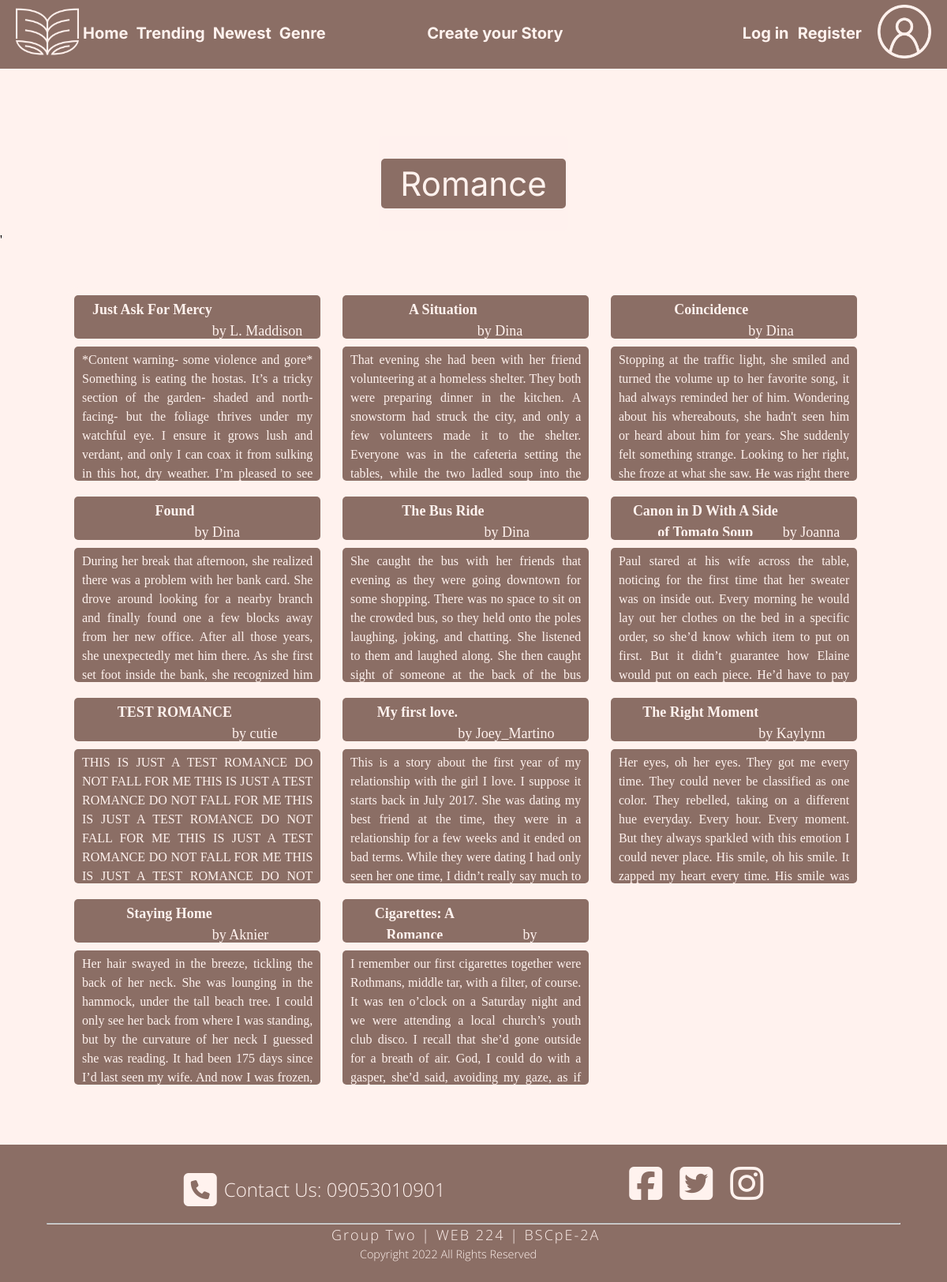
The app's page /files/allstories.php?category=romance with its own data.
### tables this page shows
CREATE TABLE `stories` (
  `#` int(11) NOT NULL,
  `author` int(11) NOT NULL,
  `title` text NOT NULL,
  `story` longtext NOT NULL,
  `synopsis` text NOT NULL,
  `genre` text NOT NULL,
  `isHead` tinyint(1) NOT NULL,
  `isPublished` tinyint(1) NOT NULL,
  `prevNode` int(11) NOT NULL,
  `linkNode` longtext NOT NULL DEFAULT '{}',
  `datePublished` timestamp NOT NULL DEFAULT current_timestamp(),
  `upvote` int(11) NOT NULL DEFAULT 0,
  `downvote` int(11) NOT NULL DEFAULT 0
);

CREATE TABLE `users` (
  `id` int(11) NOT NULL,
  `first_name` text NOT NULL,
  `last_name` text NOT NULL,
  `user` text NOT NULL,
  `password` text NOT NULL,
  `sha256` text NOT NULL,
  `email` text NOT NULL,
  `date_created` timestamp NOT NULL DEFAULT current_timestamp(),
  `birthdate` date NOT NULL,
  `phone` text NOT NULL,
  `continyouation` longtext NOT NULL,
  `stories` longtext NOT NULL,
  `drafts` text NOT NULL DEFAULT '{}',
  `followedStories` text NOT NULL DEFAULT '{}',
  `likedStories` text NOT NULL DEFAULT '{}',
  `lastViewedStory` int(11) NOT NULL DEFAULT 0,
  `upvotes` text NOT NULL DEFAULT '{}',
  `downvotes` text NOT NULL DEFAULT '{}',
  `lastViewedGenre` text NOT NULL DEFAULT '{}'
);

### files/db.php (called while the page is built, shortened)
<?php
	class DB {
		private $conn;
		function __construct(){
			$servername = "127.0.0.1";
			$username = "root";
			$password = "";
			$dbname = "continyou";
			try {
			$this->conn = new PDO("mysql:host=$servername;dbname=$dbname", $username, $password);
			$this->conn->setAttribute(PDO::ATTR_ERRMODE, PDO::ERRMODE_EXCEPTION);
			}catch(PDOException $e) {
  			echo "Connection failed: " . $e->getMessage();
			}
		}
		function findAuthorByID($authorID){
			$stmt = $this->conn->prepare("SELECT * FROM users WHERE id = ?");
			$stmt->execute([$authorID]);
			$result = $stmt->fetch(PDO::FETCH_NAMED);
			return $result;
		}
		function getGenre($genreArg){
			$stmt = $this->conn->prepare("SELECT * FROM `stories` WHERE `genre` = ? AND `isPublished` = 1 ORDER BY `stories`.`upvote` DESC");
			$stmt->execute([$genreArg]);
			$result = $stmt->fetchAll();
			return $result;
		}
	}
?>

### files/allstories.php (the view, shortened to what this page needs)
<?php
include 'db.php';
$dbLink = new DB();
if(isset($_GET['category'])){
    $currentCategory = $_GET['category'];
} else {
    redirectTo('./');
}
if($currentCategory == 'branchstories'){
    $currentTitle = 'Branch Stories';
} else {
    $currentTitle = ucfirst($currentCategory);
}
?>
<!DOCTYPE html>
<html lang="en">
<head>
    <link rel="stylesheet" href="css/allstories.css">
    <link rel="stylesheet" href="css/header.css">
    <link rel="stylesheet" href="css/footer.css">
</head>
<body>
    <?php include 'header.php' ?>
    <div class="page-container">
        <div class="content-wrap">
        <div class = "main-container border">
            <?php
            if($currentCategory == 'branchstories'){
            } else {
            echo "<div class ='first-division'>
                <p class='first-division-title'>$currentTitle</p>
            </div>'";
            }
            ?>
            <div class = "allstories-container ">
                <div class = "main-area">
                    <div class="slider">
                  <div class="slides">
                    <div id="slide-1">
                        <?php
                        if($currentCategory=='liked'){
                            $categoryStories = $dbLink->getLiked($_SESSION['userToken']);
                        } elseif ($currentCategory == 'followed') {
                            $categoryStories = $dbLink->getFollowing($_SESSION['userToken']);
                        } elseif ($currentCategory == 'recommendation') {
                            $categoryStories = $dbLink->forYouAlg();
                        } elseif ($currentCategory == 'drafts') {
                            $categoryStories = $dbLink->getDrafts();
                        } elseif ($currentCategory == 'published'){
                            $categoryStories = $dbLink->getPublished();
                        } elseif ($currentCategory == 'branchstories'){
                            $categoryStories = $dbLink->getLinkedStories($parentNode);
                        } else {
                            $categoryStories = $dbLink->getGenre($currentCategory);
                        }
                        foreach ($categoryStories as $categoryInfo) {
                        $storyAuthor = $categoryInfo['author'];
                        $searchResult = $dbLink->findAuthorByID($storyAuthor);
                        $storyAuthor = $searchResult['user'];
                        $storyTitle = $categoryInfo['title'];
                        $storyBody = $categoryInfo['story'];
                        $storyId = $categoryInfo['#'];
                        echo "<div><a href='substory.php?storyId=$storyId'>";
                        echo "<span class = 'title-block'><div class='story-title'><b> $storyTitle </b></div><div><br>by $storyAuthor</div></span>";
                        echo "<div class = 'body-block'> $storyBody </div></a></div>";
                        }
                        ?>
                  </div>
                </div>
                </div>
            </div>
        </div>
        </div>
    </div>
        <?php include 'footer.php' ?>
    </div>
</body>
</html>

### files/css/allstories.css (style rules this page uses)
:root { --brown: #8b6e65; --cream: #fff2ee; }
body { background-image: url("../pics/background.png"); padding: 0; margin:0; line-height: 1.5; box-sizing: border-box; background-size: contain; }
.main-container { margin-top: 5px; display:grid; }
.allstories-container { display:flex; align-items: center; flex-direction: column; }
.slider { width: 100%; text-align: center; }
.slides { display: flex; width: 100%; }
.slides > div { display: flex; flex-wrap: wrap; width: 100%; background: rgba( 0, 0, 0, 0.0); }
.slides > div > div { width: 33.33%; }
.slides > div > div > a { color: var(--cream); text-decoration: none; }
.slides > div > div > a > * { width: 86%; }
.main-area { display: flex; border-radius: 15px; background-color: var(--cream); width: 85vw; height: fit-content; margin-left: 4vw; margin-right: 5vw; margin-right: 5vw; margin-top: 6vh; margin-bottom: 2vh; align-items: center; justify-items: center; }
.first-division { background-color: rgba(255, 242, 238, 0.6); width: 20vw; height: 15vh; border-radius: 5px; display: flex; justify-content: center; margin-top: 10vh; margin-left: 40vw; align-items: center; }
.first-division-title { background-color: var(--brown); color: var(--cream); font-family: 'Inter', sans-serif; font-size: 3.5vw; padding-right: 2vw; padding-left: 2vw; border-radius: 5px; }
.body-block { background-color: var(--brown); border-radius:5px; height: 160px; text-align: justify; font-size: 16px; }
.title-block { background-color: var(--brown); color: var(--cream); border-radius:5px; height: 45px; font-size: 18px; justify-content: center; }
.title-block,.body-block { padding: 5px 10px 5px 10px; display: flex; width: 100%; margin: 10px; overflow: hidden; text-overflow: ellipsis; -o-text-overflow: ellipsis; }
.story-title { overflow: hidden; max-width: 67%; }
.page-container { position: relative; min-height: 100vh; }

### files/css/header.css (style rules this page uses)
:root { --brown: #8b6e65; --cream: #fff2ee; }
body { background-color: var(--cream); padding: 0; margin:0; line-height: 1.5; box-sizing: border-box; }

### files/css/footer.css (style rules this page uses)
.page-container { position: relative; min-height: 100vh; }
.content-wrap { padding-bottom: 14rem; }

### records on screen
stories: title "Just Ask For Mercy", users.user "L. Maddison", story "*Content warning- some violence and gore* Something is eating the hostas. It’s a tricky section of the garden- shaded and north-facing- but the foliage thrives under my watchful eye. I ensure it grows lush and verdant, and only I can coax it from sulking in this hot, dry weather. I’m pleased to see…"
stories: title "A Situation", users.user "Dina", story "That evening she had been with her friend volunteering at a homeless shelter. They both were preparing dinner in the kitchen. A snowstorm had struck the city, and only a few volunteers made it to the shelter. Everyone was in the cafeteria setting the tables, while the two ladled soup into the…"
stories: title "Coincidence", users.user "Dina", story "Stopping at the traffic light, she smiled and turned the volume up to her favorite song, it had always reminded her of him. Wondering about his whereabouts, she hadn't seen him or heard about him for years. She suddenly felt something strange. Looking to her right, she froze at what she saw. He was right there…"
stories: title "Found", users.user "Dina", story "During her break that afternoon, she realized there was a problem with her bank card. She drove around looking for a nearby branch and finally found one a few blocks away from her new office. After all those years, she unexpectedly met him there. As she first set foot inside the bank, she recognized him…"
stories: title "The Bus Ride", users.user "Dina", story "She caught the bus with her friends that evening as they were going downtown for some shopping. There was no space to sit on the crowded bus, so they held onto the poles laughing, joking, and chatting. She listened to them and laughed along. She then caught sight of someone at the back of the bus…"
stories: title "Canon in D With A Side of Tomato Soup", users.user "Joanna", story "Paul stared at his wife across the table, noticing for the first time that her sweater was on inside out. Every morning he would lay out her clothes on the bed in a specific order, so she’d know which item to put on first. But it didn’t guarantee how Elaine would put on each piece. He’d have to pay…"
stories: title "TEST ROMANCE", users.user "cutie", story "THIS IS JUST A TEST ROMANCE DO NOT FALL FOR ME THIS IS JUST A TEST ROMANCE DO NOT FALL FOR ME THIS IS JUST A TEST ROMANCE DO NOT FALL FOR ME THIS IS JUST A TEST ROMANCE DO NOT FALL FOR ME THIS IS JUST A TEST ROMANCE DO NOT…"
stories: title "My first love.", users.user "Joey_Martino", story "This is a story about the first year of my relationship with the girl I love. I suppose it starts back in July 2017. She was dating my best friend at the time, they were in a relationship for a few weeks and it ended on bad terms. While they were dating I had only seen her one time, I didn’t really say much to…"
stories: title "The Right Moment", users.user "Kaylynn", story "Her eyes, oh her eyes. They got me every time. They could never be classified as one color. They rebelled, taking on a different hue everyday. Every hour. Every moment. But they always sparkled with this emotion I could never place. His smile, oh his smile. It zapped my heart every time. His smile was…"
stories: title "Staying Home", users.user "Aknier", story "Her hair swayed in the breeze, tickling the back of her neck. She was lounging in the hammock, under the tall beach tree. I could only see her back from where I was standing, but by the curvature of her neck I guessed she was reading. It had been 175 days since I’d last seen my wife. And now I was frozen,…"
stories: title "Cigarettes: A Romance", story "I remember our first cigarettes together were Rothmans, middle tar, with a filter, of course. It was ten o’clock on a Saturday night and we were attending a local church’s youth club disco. I recall that she’d gone outside for a breath of air. God, I could do with a gasper, she’d said, avoiding my gaze, as if…"

### other values on screen
$currentTitle "Romance"
